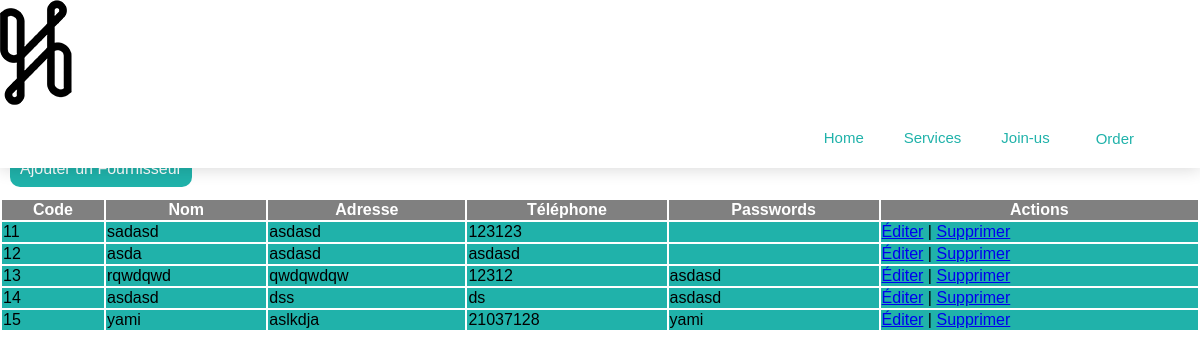
The page /Deliverer/index.php on the database its author committed.
### tables this page shows
CREATE TABLE `fournisseurs` (
  `id` int(11) NOT NULL,
  `nom` varchar(255) NOT NULL,
  `adresse` varchar(255) NOT NULL,
  `telephone` varchar(20) NOT NULL,
  `Password` varchar(255) NOT NULL
);

### Deliverer/index.php (the view, shortened to what this page needs)
<!DOCTYPE html>
<html lang="en">
<head>
    <link rel="stylesheet" href="style3.css">
</head>
<body>
<header>
        <nav>
            <div class="container">
            <div class="image">
                <a href="#Home">
                 <img src="images\test_3_-removebg-preview.png" alt="" class="image-main">
                </a>
            </div>
            <div class="texts">
                <a href="#home" class="texts-nav">Home</a>
                <a href="#Services" class="texts-nav">Services</a>
                <a href="#Join"class="texts-nav">Join-us</a>
                <div class="dropdown">
                    <button class="dropbtn">Order
                    </button>
                  </div>
            </div>
        </div>
        </nav></header>
        <div class="main-text">
    <h1>Liste des Fournisseurs</h1>
        </div>
    <a href="ajouter_fournisseur.php" id="add">Ajouter un Fournisseur</a>
    <table >
        <tr class="head">
            <th>Code</th>
            <th>Nom</th>
            <th>Adresse</th>
            <th>Téléphone</th>
            <th>Passwords</th>
            <th>Actions</th>
        </tr>
        <?php
        include 'db.php';
        $query = "SELECT * FROM fournisseurs";
        $result = $pdo->query($query);
        while ($row = $result->fetch(PDO::FETCH_ASSOC)) {
            echo "<tr>";
            echo "<td>{$row['id']}</td>";
            echo "<td>{$row['nom']}</td>";
            echo "<td>{$row['adresse']}</td>";
            echo "<td>{$row['telephone']}</td>";
            echo "<td>{$row['Password']}</td>";
            echo "<td>";
            echo "<a href='editer_fournisseur.php?id={$row['id']}'>Éditer</a> | ";
            echo "<a href='supprimer_fournisseur.php?id={$row['id']}' onclick='return confirm(\"Êtes-vous sûr de vouloir supprimer ce fournisseur ?\")'>Supprimer</a>";
            echo "</td>";
            echo "</tr>";
        }
        ?>
    </table>
</body>
</html>

### Deliverer/style3.css (style rules this page uses)
body { font-family: Arial, sans-serif; margin: 0; padding-top: 80px; }
nav { position: fixed; top: 0; width: 100%; box-shadow: 0px 1px 16px 0px rgba(0, 0, 0, 0.16); z-index: 1000; background-color: white; }
.dropdown .dropbtn { font-size: 16px; border: none; outline: none; color: #20B2AA; background-color: inherit; text-decoration: none; margin-right: 40px; font-size: 15px; font-family: "Poppins", sans-serif; font-weight: 400; font-style: normal; color: #20B2AA; }
.texts-nav { text-decoration: none; margin-right: 40px; font-size: 15px; font-family: "Poppins", sans-serif; font-weight: 400; font-style: normal; color: #20B2AA; }
.texts { justify-content: flex-end; display: flex; padding: 20px; }
.main-text { text-align: center; margin: auto; color: black; }
#add { color: white; padding: 10px; margin:10px; text-decoration: none; background-color: #20B2AA; border-radius: 10px; }
table { margin-top: 20px; border-radius: ; width: 100%; }
.head { background-color: grey; color: white; }
td { background-color: #20B2AA; }

### rows shown on the page
fournisseurs: id "11", nom "sadasd", adresse "asdasd", telephone "123123"
fournisseurs: id "12", nom "asda", adresse "asdasd", telephone "asdasd"
fournisseurs: id "13", nom "rqwdqwd", adresse "qwdqwdqw", telephone "12312", Password "asdasd"
fournisseurs: id "14", nom "asdasd", adresse "dss", telephone "ds", Password "asdasd"
fournisseurs: id "15", nom "yami", adresse "aslkdja", telephone "21037128", Password "yami"
